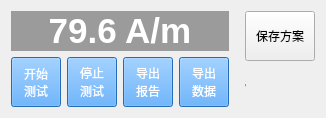
           <widget class="QWidget" name="widget_3" native="true">
            <layout class="QHBoxLayout" name="horizontalLayout_2">
             <item>
              <widget class="QWidget" name="widget_2" native="true">
               <property name="minimumSize">
                <size>
                 <width>4</width>
                 <height>0</height>
                </size>
               </property>
               <layout class="QVBoxLayout" name="verticalLayout_2">
                <property name="spacing">
                 <number>6</number>
                </property>
                <property name="leftMargin">
                 <number>0</number>
                </property>
                <property name="topMargin">
                 <number>0</number>
                </property>
                <property name="rightMargin">
                 <number>0</number>
                </property>
                <property name="bottomMargin">
                 <number>0</number>
                </property>
                <item>
                 <widget class="QLabel" name="label_3">
                  <property name="minimumSize">
                   <size>
                    <width>200</width>
                    <height>0</height>
                   </size>
                  </property>
                  <property name="styleSheet">
                   <string notr="true">background-color: rgb(155,155,155)</string>
                  </property>
                  <property name="text">
                   <string>&lt;html&gt;&lt;head/&gt;&lt;body&gt;&lt;p align=&quot;center&quot;&gt;&lt;span style=&quot; font-size:26pt; font-weight:600;color:white;&quot;&gt;79.6 A/m&lt;/span&gt;&lt;/p&gt;&lt;/body&gt;&lt;/html&gt;</string>
                  </property>
                 </widget>
                </item>
                <item>
                 <widget class="QWidget" name="widget" native="true">
                  <layout class="QHBoxLayout" name="horizontalLayout">
                   <property name="spacing">
                    <number>6</number>
                   </property>
                   <property name="leftMargin">
                    <number>0</number>
                   </property>
                   <property name="topMargin">
                    <number>0</number>
                   </property>
                   <property name="rightMargin">
                    <number>0</number>
                   </property>
                   <property name="bottomMargin">
                    <number>0</number>
                   </property>
                   <item>
                    <widget class="QToolButton" name="toolButton_2">
                     <property name="minimumSize">
                      <size>
                       <width>50</width>
                       <height>50</height>
                      </size>
                     </property>
                     <property name="font">
                      <font>
                       <family>Andalus</family>
                       <weight>50</weight>
                       <bold>false</bold>
                      </font>
                     </property>
                     <property name="autoFillBackground">
                      <bool>false</bool>
                     </property>
                     <property name="styleSheet">
                      <string notr="true">background-color: rgb(51,153,255);
color: rgb(255, 255, 255)</string>
                     </property>
                     <property name="text">
                      <string>开始
测试</string>
                     </property>
                     <property name="iconSize">
                      <size>
                       <width>22</width>
                       <height>22</height>
                      </size>
                     </property>
                    </widget>
                   </item>
                   <item>
                    <widget class="QToolButton" name="toolButton_3">
                     <property name="minimumSize">
                      <size>
                       <width>50</width>
                       <height>50</height>
                      </size>
                     </property>
                     <property name="font">
                      <font>
                       <weight>50</weight>
                       <bold>false</bold>
                      </font>
                     </property>
                     <property name="styleSheet">
                      <string notr="true">background-color: rgb(51,153,255);
color: rgb(255, 255, 255)</string>
                     </property>
                     <property name="text">
                      <string>停止
测试</string>
                     </property>
                    </widget>
                   </item>
                   <item>
                    <widget class="QToolButton" name="toolButton_4">
                     <property name="minimumSize">
                      <size>
                       <width>50</width>
                       <height>50</height>
                      </size>
                     </property>
                     <property name="font">
                      <font>
                       <weight>50</weight>
                       <bold>false</bold>
                      </font>
                     </property>
                     <property name="styleSheet">
                      <string notr="true">background-color: rgb(51,153,255);
color: rgb(255, 255, 255)</string>
                     </property>
                     <property name="text">
                      <string>导出
报告</string>
                     </property>
                    </widget>
                   </item>
                   <item>
                    <widget class="QToolButton" name="toolButton">
                     <property name="minimumSize">
                      <size>
                       <width>50</width>
                       <height>50</height>
                      </size>
                     </property>
                     <property name="font">
                      <font>
                       <weight>50</weight>
                       <bold>false</bold>
                      </font>
                     </property>
                     <property name="styleSheet">
                      <string notr="true">background-color: rgb(51,153,255);
color: rgb(255, 255, 255)</string>
                     </property>
                     <property name="text">
                      <string>导出
数据</string>
                     </property>
                    </widget>
                   </item>
                  </layout>
                 </widget>
                </item>
               </layout>
              </widget>
             </item>
             <item>
              <spacer name="horizontalSpacer">
               <property name="orientation">
                <enum>Qt::Horizontal</enum>
               </property>
               <property name="sizeHint" stdset="0">
                <size>
                 <width>10</width>
                 <height>40</height>
                </size>
               </property>
              </spacer>
             </item>
             <item>
              <widget class="QWidget" name="widget_8" native="true">
               <layout class="QVBoxLayout" name="verticalLayout">
                <property name="leftMargin">
                 <number>0</number>
                </property>
                <property name="topMargin">
                 <number>0</number>
                </property>
                <property name="rightMargin">
                 <number>0</number>
                </property>
                <item>
                 <widget class="QPushButton" name="pushButton_save_programme">
                  <property name="minimumSize">
                   <size>
                    <width>0</width>
                    <height>50</height>
                   </size>
                  </property>
                  <property name="maximumSize">
                   <size>
                    <width>70</width>
                    <height>16777215</height>
                   </size>
                  </property>
                  <property name="text">
                   <string>保存方案</string>
                  </property>
                 </widget>
                </item>
                <item>
                 <widget class="QLabel" name="label">
                  <property name="minimumSize">
                   <size>
                    <width>1</width>
                    <height>0</height>
                   </size>
                  </property>
                  <property name="maximumSize">
                   <size>
                    <width>1</width>
                    <height>16777215</height>
                   </size>
                  </property>
                  <property name="text">
                   <string>a</string>
                  </property>
                 </widget>
                </item>
               </layout>
              </widget>
             </item>
             <item>
              <spacer name="horizontalSpacer_2">
               <property name="orientation">
                <enum>Qt::Horizontal</enum>
               </property>
               <property name="sizeHint" stdset="0">
                <size>
                 <width>0</width>
                 <height>20</height>
                </size>
               </property>
              </spacer>
             </item>
            </layout>
           </widget>
